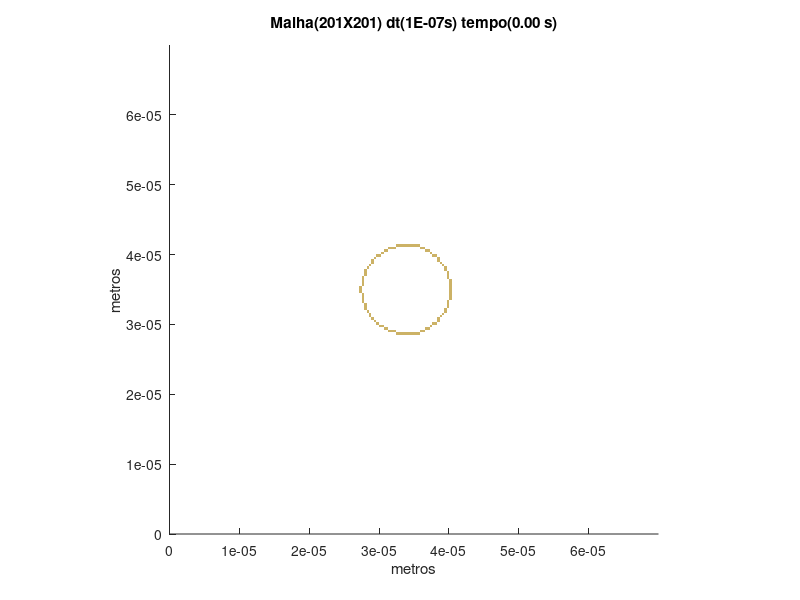

Recreate this plot in MATLAB.
set (gca,'PlotBoxAspectRatio',[1 1 1],'Xlim',[0,7E-05],'Ylim',[0,7E-05])
hold on
title('Malha(201X201) dt(1E-07s) tempo(0.00 s)')
hold on
ylabel('metros')
hold on
xlabel('metros')
hold on

fill([3.23880597014925E-05 3.23880597014925E-05 3.27363184079602E-05 3.27363184079602E-05],[2.85572139303483E-05 2.89054726368159E-05 2.89054726368159E-05 2.85572139303483E-05],[0.8,0.7,0.4],'LineStyle','none')

fill([3.27363184079602E-05 3.27363184079602E-05 3.30845771144279E-05 3.30845771144279E-05],[2.85572139303483E-05 2.89054726368159E-05 2.89054726368159E-05 2.85572139303483E-05],[0.8,0.7,0.4],'LineStyle','none')

fill([3.30845771144279E-05 3.30845771144279E-05 3.34328358208955E-05 3.34328358208955E-05],[2.85572139303483E-05 2.89054726368159E-05 2.89054726368159E-05 2.85572139303483E-05],[0.8,0.7,0.4],'LineStyle','none')

fill([3.34328358208955E-05 3.34328358208955E-05 3.37810945273632E-05 3.37810945273632E-05],[2.85572139303483E-05 2.89054726368159E-05 2.89054726368159E-05 2.85572139303483E-05],[0.8,0.7,0.4],'LineStyle','none')

fill([3.37810945273632E-05 3.37810945273632E-05 3.41293532338308E-05 3.41293532338308E-05],[2.85572139303483E-05 2.89054726368159E-05 2.89054726368159E-05 2.85572139303483E-05],[0.8,0.7,0.4],'LineStyle','none')

fill([3.41293532338308E-05 3.41293532338308E-05 3.44776119402985E-05 3.44776119402985E-05],[2.85572139303483E-05 2.89054726368159E-05 2.89054726368159E-05 2.85572139303483E-05],[0.8,0.7,0.4],'LineStyle','none')

fill([3.44776119402985E-05 3.44776119402985E-05 3.48258706467662E-05 3.48258706467662E-05],[2.85572139303483E-05 2.89054726368159E-05 2.89054726368159E-05 2.85572139303483E-05],[0.8,0.7,0.4],'LineStyle','none')

fill([3.48258706467662E-05 3.48258706467662E-05 3.51741293532338E-05 3.51741293532338E-05],[2.85572139303483E-05 2.89054726368159E-05 2.89054726368159E-05 2.85572139303483E-05],[0.8,0.7,0.4],'LineStyle','none')

fill([3.51741293532338E-05 3.51741293532338E-05 3.55223880597015E-05 3.55223880597015E-05],[2.85572139303483E-05 2.89054726368159E-05 2.89054726368159E-05 2.85572139303483E-05],[0.8,0.7,0.4],'LineStyle','none')

fill([3.55223880597015E-05 3.55223880597015E-05 3.58706467661692E-05 3.58706467661692E-05],[2.85572139303483E-05 2.89054726368159E-05 2.89054726368159E-05 2.85572139303483E-05],[0.8,0.7,0.4],'LineStyle','none')

fill([3.13432835820895E-05 3.13432835820895E-05 3.16915422885572E-05 3.16915422885572E-05],[2.89054726368159E-05 2.92537313432836E-05 2.92537313432836E-05 2.89054726368159E-05],[0.8,0.7,0.4],'LineStyle','none')

fill([3.16915422885572E-05 3.16915422885572E-05 3.20398009950249E-05 3.20398009950249E-05],[2.89054726368159E-05 2.92537313432836E-05 2.92537313432836E-05 2.89054726368159E-05],[0.8,0.7,0.4],'LineStyle','none')

fill([3.20398009950249E-05 3.20398009950249E-05 3.23880597014925E-05 3.23880597014925E-05],[2.89054726368159E-05 2.92537313432836E-05 2.92537313432836E-05 2.89054726368159E-05],[0.8,0.7,0.4],'LineStyle','none')

fill([3.58706467661692E-05 3.58706467661692E-05 3.62189054726368E-05 3.62189054726368E-05],[2.89054726368159E-05 2.92537313432836E-05 2.92537313432836E-05 2.89054726368159E-05],[0.8,0.7,0.4],'LineStyle','none')

fill([3.62189054726368E-05 3.62189054726368E-05 3.65671641791045E-05 3.65671641791045E-05],[2.89054726368159E-05 2.92537313432836E-05 2.92537313432836E-05 2.89054726368159E-05],[0.8,0.7,0.4],'LineStyle','none')

fill([3.06467661691542E-05 3.06467661691542E-05 3.09950248756219E-05 3.09950248756219E-05],[2.92537313432836E-05 2.96019900497512E-05 2.96019900497512E-05 2.92537313432836E-05],[0.8,0.7,0.4],'LineStyle','none')

fill([3.09950248756219E-05 3.09950248756219E-05 3.13432835820895E-05 3.13432835820895E-05],[2.92537313432836E-05 2.96019900497512E-05 2.96019900497512E-05 2.92537313432836E-05],[0.8,0.7,0.4],'LineStyle','none')

fill([3.65671641791045E-05 3.65671641791045E-05 3.69154228855721E-05 3.69154228855721E-05],[2.92537313432836E-05 2.96019900497512E-05 2.96019900497512E-05 2.92537313432836E-05],[0.8,0.7,0.4],'LineStyle','none')

fill([3.69154228855721E-05 3.69154228855721E-05 3.72636815920398E-05 3.72636815920398E-05],[2.92537313432836E-05 2.96019900497512E-05 2.96019900497512E-05 2.92537313432836E-05],[0.8,0.7,0.4],'LineStyle','none')

fill([2.99502487562189E-05 2.99502487562189E-05 3.02985074626866E-05 3.02985074626866E-05],[2.96019900497512E-05 2.99502487562189E-05 2.99502487562189E-05 2.96019900497512E-05],[0.8,0.7,0.4],'LineStyle','none')

fill([3.02985074626866E-05 3.02985074626866E-05 3.06467661691542E-05 3.06467661691542E-05],[2.96019900497512E-05 2.99502487562189E-05 2.99502487562189E-05 2.96019900497512E-05],[0.8,0.7,0.4],'LineStyle','none')

fill([3.72636815920398E-05 3.72636815920398E-05 3.76119402985075E-05 3.76119402985075E-05],[2.96019900497512E-05 2.99502487562189E-05 2.99502487562189E-05 2.96019900497512E-05],[0.8,0.7,0.4],'LineStyle','none')

fill([2.96019900497512E-05 2.96019900497512E-05 2.99502487562189E-05 2.99502487562189E-05],[2.99502487562189E-05 3.02985074626866E-05 3.02985074626866E-05 2.99502487562189E-05],[0.8,0.7,0.4],'LineStyle','none')

fill([3.76119402985075E-05 3.76119402985075E-05 3.79601990049751E-05 3.79601990049751E-05],[2.99502487562189E-05 3.02985074626866E-05 3.02985074626866E-05 2.99502487562189E-05],[0.8,0.7,0.4],'LineStyle','none')

fill([3.79601990049751E-05 3.79601990049751E-05 3.83084577114428E-05 3.83084577114428E-05],[2.99502487562189E-05 3.02985074626866E-05 3.02985074626866E-05 2.99502487562189E-05],[0.8,0.7,0.4],'LineStyle','none')

fill([2.92537313432836E-05 2.92537313432836E-05 2.96019900497512E-05 2.96019900497512E-05],[3.02985074626866E-05 3.06467661691542E-05 3.06467661691542E-05 3.02985074626866E-05],[0.8,0.7,0.4],'LineStyle','none')

fill([3.83084577114428E-05 3.83084577114428E-05 3.86567164179104E-05 3.86567164179104E-05],[3.02985074626866E-05 3.06467661691542E-05 3.06467661691542E-05 3.02985074626866E-05],[0.8,0.7,0.4],'LineStyle','none')

fill([2.89054726368159E-05 2.89054726368159E-05 2.92537313432836E-05 2.92537313432836E-05],[3.06467661691542E-05 3.09950248756219E-05 3.09950248756219E-05 3.06467661691542E-05],[0.8,0.7,0.4],'LineStyle','none')

fill([3.83084577114428E-05 3.83084577114428E-05 3.86567164179104E-05 3.86567164179104E-05],[3.06467661691542E-05 3.09950248756219E-05 3.09950248756219E-05 3.06467661691542E-05],[0.8,0.7,0.4],'LineStyle','none')

fill([2.85572139303483E-05 2.85572139303483E-05 2.89054726368159E-05 2.89054726368159E-05],[3.09950248756219E-05 3.13432835820895E-05 3.13432835820895E-05 3.09950248756219E-05],[0.8,0.7,0.4],'LineStyle','none')

fill([3.86567164179104E-05 3.86567164179104E-05 3.90049751243781E-05 3.90049751243781E-05],[3.09950248756219E-05 3.13432835820895E-05 3.13432835820895E-05 3.09950248756219E-05],[0.8,0.7,0.4],'LineStyle','none')

fill([2.85572139303483E-05 2.85572139303483E-05 2.89054726368159E-05 2.89054726368159E-05],[3.13432835820895E-05 3.16915422885572E-05 3.16915422885572E-05 3.13432835820895E-05],[0.8,0.7,0.4],'LineStyle','none')

fill([3.90049751243781E-05 3.90049751243781E-05 3.93532338308458E-05 3.93532338308458E-05],[3.13432835820895E-05 3.16915422885572E-05 3.16915422885572E-05 3.13432835820895E-05],[0.8,0.7,0.4],'LineStyle','none')

fill([2.82089552238806E-05 2.82089552238806E-05 2.85572139303483E-05 2.85572139303483E-05],[3.16915422885572E-05 3.20398009950249E-05 3.20398009950249E-05 3.16915422885572E-05],[0.8,0.7,0.4],'LineStyle','none')

fill([3.93532338308458E-05 3.93532338308458E-05 3.97014925373134E-05 3.97014925373134E-05],[3.16915422885572E-05 3.20398009950249E-05 3.20398009950249E-05 3.16915422885572E-05],[0.8,0.7,0.4],'LineStyle','none')

fill([2.78606965174129E-05 2.78606965174129E-05 2.82089552238806E-05 2.82089552238806E-05],[3.20398009950249E-05 3.23880597014925E-05 3.23880597014925E-05 3.20398009950249E-05],[0.8,0.7,0.4],'LineStyle','none')

fill([3.93532338308458E-05 3.93532338308458E-05 3.97014925373134E-05 3.97014925373134E-05],[3.20398009950249E-05 3.23880597014925E-05 3.23880597014925E-05 3.20398009950249E-05],[0.8,0.7,0.4],'LineStyle','none')

fill([2.78606965174129E-05 2.78606965174129E-05 2.82089552238806E-05 2.82089552238806E-05],[3.23880597014925E-05 3.27363184079602E-05 3.27363184079602E-05 3.23880597014925E-05],[0.8,0.7,0.4],'LineStyle','none')

fill([3.97014925373134E-05 3.97014925373134E-05 4.00497512437811E-05 4.00497512437811E-05],[3.23880597014925E-05 3.27363184079602E-05 3.27363184079602E-05 3.23880597014925E-05],[0.8,0.7,0.4],'LineStyle','none')

fill([2.78606965174129E-05 2.78606965174129E-05 2.82089552238806E-05 2.82089552238806E-05],[3.27363184079602E-05 3.30845771144279E-05 3.30845771144279E-05 3.27363184079602E-05],[0.8,0.7,0.4],'LineStyle','none')

fill([3.97014925373134E-05 3.97014925373134E-05 4.00497512437811E-05 4.00497512437811E-05],[3.27363184079602E-05 3.30845771144279E-05 3.30845771144279E-05 3.27363184079602E-05],[0.8,0.7,0.4],'LineStyle','none')

fill([2.75124378109453E-05 2.75124378109453E-05 2.78606965174129E-05 2.78606965174129E-05],[3.30845771144279E-05 3.34328358208955E-05 3.34328358208955E-05 3.30845771144279E-05],[0.8,0.7,0.4],'LineStyle','none')

fill([3.97014925373134E-05 3.97014925373134E-05 4.00497512437811E-05 4.00497512437811E-05],[3.30845771144279E-05 3.34328358208955E-05 3.34328358208955E-05 3.30845771144279E-05],[0.8,0.7,0.4],'LineStyle','none')

fill([2.75124378109453E-05 2.75124378109453E-05 2.78606965174129E-05 2.78606965174129E-05],[3.34328358208955E-05 3.37810945273632E-05 3.37810945273632E-05 3.34328358208955E-05],[0.8,0.7,0.4],'LineStyle','none')

fill([4.00497512437811E-05 4.00497512437811E-05 4.03980099502488E-05 4.03980099502488E-05],[3.34328358208955E-05 3.37810945273632E-05 3.37810945273632E-05 3.34328358208955E-05],[0.8,0.7,0.4],'LineStyle','none')

fill([2.75124378109453E-05 2.75124378109453E-05 2.78606965174129E-05 2.78606965174129E-05],[3.37810945273632E-05 3.41293532338308E-05 3.41293532338308E-05 3.37810945273632E-05],[0.8,0.7,0.4],'LineStyle','none')

fill([4.00497512437811E-05 4.00497512437811E-05 4.03980099502488E-05 4.03980099502488E-05],[3.37810945273632E-05 3.41293532338308E-05 3.41293532338308E-05 3.37810945273632E-05],[0.8,0.7,0.4],'LineStyle','none')

fill([2.75124378109453E-05 2.75124378109453E-05 2.78606965174129E-05 2.78606965174129E-05],[3.41293532338308E-05 3.44776119402985E-05 3.44776119402985E-05 3.41293532338308E-05],[0.8,0.7,0.4],'LineStyle','none')

fill([4.00497512437811E-05 4.00497512437811E-05 4.03980099502488E-05 4.03980099502488E-05],[3.41293532338308E-05 3.44776119402985E-05 3.44776119402985E-05 3.41293532338308E-05],[0.8,0.7,0.4],'LineStyle','none')

fill([2.71641791044776E-05 2.71641791044776E-05 2.75124378109453E-05 2.75124378109453E-05],[3.44776119402985E-05 3.48258706467662E-05 3.48258706467662E-05 3.44776119402985E-05],[0.8,0.7,0.4],'LineStyle','none')

fill([4.00497512437811E-05 4.00497512437811E-05 4.03980099502488E-05 4.03980099502488E-05],[3.44776119402985E-05 3.48258706467662E-05 3.48258706467662E-05 3.44776119402985E-05],[0.8,0.7,0.4],'LineStyle','none')

fill([2.71641791044776E-05 2.71641791044776E-05 2.75124378109453E-05 2.75124378109453E-05],[3.48258706467662E-05 3.51741293532338E-05 3.51741293532338E-05 3.48258706467662E-05],[0.8,0.7,0.4],'LineStyle','none')

fill([4.00497512437811E-05 4.00497512437811E-05 4.03980099502488E-05 4.03980099502488E-05],[3.48258706467662E-05 3.51741293532338E-05 3.51741293532338E-05 3.48258706467662E-05],[0.8,0.7,0.4],'LineStyle','none')

fill([2.71641791044776E-05 2.71641791044776E-05 2.75124378109453E-05 2.75124378109453E-05],[3.51741293532338E-05 3.55223880597015E-05 3.55223880597015E-05 3.51741293532338E-05],[0.8,0.7,0.4],'LineStyle','none')

fill([4.00497512437811E-05 4.00497512437811E-05 4.03980099502488E-05 4.03980099502488E-05],[3.51741293532338E-05 3.55223880597015E-05 3.55223880597015E-05 3.51741293532338E-05],[0.8,0.7,0.4],'LineStyle','none')

fill([2.75124378109453E-05 2.75124378109453E-05 2.78606965174129E-05 2.78606965174129E-05],[3.55223880597015E-05 3.58706467661692E-05 3.58706467661692E-05 3.55223880597015E-05],[0.8,0.7,0.4],'LineStyle','none')

fill([4.00497512437811E-05 4.00497512437811E-05 4.03980099502488E-05 4.03980099502488E-05],[3.55223880597015E-05 3.58706467661692E-05 3.58706467661692E-05 3.55223880597015E-05],[0.8,0.7,0.4],'LineStyle','none')

fill([2.75124378109453E-05 2.75124378109453E-05 2.78606965174129E-05 2.78606965174129E-05],[3.58706467661692E-05 3.62189054726368E-05 3.62189054726368E-05 3.58706467661692E-05],[0.8,0.7,0.4],'LineStyle','none')

fill([4.00497512437811E-05 4.00497512437811E-05 4.03980099502488E-05 4.03980099502488E-05],[3.58706467661692E-05 3.62189054726368E-05 3.62189054726368E-05 3.58706467661692E-05],[0.8,0.7,0.4],'LineStyle','none')

fill([2.75124378109453E-05 2.75124378109453E-05 2.78606965174129E-05 2.78606965174129E-05],[3.62189054726368E-05 3.65671641791045E-05 3.65671641791045E-05 3.62189054726368E-05],[0.8,0.7,0.4],'LineStyle','none')

fill([4.00497512437811E-05 4.00497512437811E-05 4.03980099502488E-05 4.03980099502488E-05],[3.62189054726368E-05 3.65671641791045E-05 3.65671641791045E-05 3.62189054726368E-05],[0.8,0.7,0.4],'LineStyle','none')

fill([2.75124378109453E-05 2.75124378109453E-05 2.78606965174129E-05 2.78606965174129E-05],[3.65671641791045E-05 3.69154228855721E-05 3.69154228855721E-05 3.65671641791045E-05],[0.8,0.7,0.4],'LineStyle','none')

fill([3.97014925373134E-05 3.97014925373134E-05 4.00497512437811E-05 4.00497512437811E-05],[3.65671641791045E-05 3.69154228855721E-05 3.69154228855721E-05 3.65671641791045E-05],[0.8,0.7,0.4],'LineStyle','none')

fill([2.78606965174129E-05 2.78606965174129E-05 2.82089552238806E-05 2.82089552238806E-05],[3.69154228855721E-05 3.72636815920398E-05 3.72636815920398E-05 3.69154228855721E-05],[0.8,0.7,0.4],'LineStyle','none')

fill([3.97014925373134E-05 3.97014925373134E-05 4.00497512437811E-05 4.00497512437811E-05],[3.69154228855721E-05 3.72636815920398E-05 3.72636815920398E-05 3.69154228855721E-05],[0.8,0.7,0.4],'LineStyle','none')

fill([2.78606965174129E-05 2.78606965174129E-05 2.82089552238806E-05 2.82089552238806E-05],[3.72636815920398E-05 3.76119402985075E-05 3.76119402985075E-05 3.72636815920398E-05],[0.8,0.7,0.4],'LineStyle','none')

fill([3.97014925373134E-05 3.97014925373134E-05 4.00497512437811E-05 4.00497512437811E-05],[3.72636815920398E-05 3.76119402985075E-05 3.76119402985075E-05 3.72636815920398E-05],[0.8,0.7,0.4],'LineStyle','none')

fill([2.78606965174129E-05 2.78606965174129E-05 2.82089552238806E-05 2.82089552238806E-05],[3.76119402985075E-05 3.79601990049751E-05 3.79601990049751E-05 3.76119402985075E-05],[0.8,0.7,0.4],'LineStyle','none')

fill([3.93532338308458E-05 3.93532338308458E-05 3.97014925373134E-05 3.97014925373134E-05],[3.76119402985075E-05 3.79601990049751E-05 3.79601990049751E-05 3.76119402985075E-05],[0.8,0.7,0.4],'LineStyle','none')

fill([2.82089552238806E-05 2.82089552238806E-05 2.85572139303483E-05 2.85572139303483E-05],[3.79601990049751E-05 3.83084577114428E-05 3.83084577114428E-05 3.79601990049751E-05],[0.8,0.7,0.4],'LineStyle','none')

fill([3.93532338308458E-05 3.93532338308458E-05 3.97014925373134E-05 3.97014925373134E-05],[3.79601990049751E-05 3.83084577114428E-05 3.83084577114428E-05 3.79601990049751E-05],[0.8,0.7,0.4],'LineStyle','none')

fill([2.85572139303483E-05 2.85572139303483E-05 2.89054726368159E-05 2.89054726368159E-05],[3.83084577114428E-05 3.86567164179104E-05 3.86567164179104E-05 3.83084577114428E-05],[0.8,0.7,0.4],'LineStyle','none')

fill([3.90049751243781E-05 3.90049751243781E-05 3.93532338308458E-05 3.93532338308458E-05],[3.83084577114428E-05 3.86567164179104E-05 3.86567164179104E-05 3.83084577114428E-05],[0.8,0.7,0.4],'LineStyle','none')

fill([2.89054726368159E-05 2.89054726368159E-05 2.92537313432836E-05 2.92537313432836E-05],[3.86567164179104E-05 3.90049751243781E-05 3.90049751243781E-05 3.86567164179104E-05],[0.8,0.7,0.4],'LineStyle','none')

fill([3.86567164179104E-05 3.86567164179104E-05 3.90049751243781E-05 3.90049751243781E-05],[3.86567164179104E-05 3.90049751243781E-05 3.90049751243781E-05 3.86567164179104E-05],[0.8,0.7,0.4],'LineStyle','none')

fill([2.89054726368159E-05 2.89054726368159E-05 2.92537313432836E-05 2.92537313432836E-05],[3.90049751243781E-05 3.93532338308458E-05 3.93532338308458E-05 3.90049751243781E-05],[0.8,0.7,0.4],'LineStyle','none')

fill([3.83084577114428E-05 3.83084577114428E-05 3.86567164179104E-05 3.86567164179104E-05],[3.90049751243781E-05 3.93532338308458E-05 3.93532338308458E-05 3.90049751243781E-05],[0.8,0.7,0.4],'LineStyle','none')

fill([2.92537313432836E-05 2.92537313432836E-05 2.96019900497512E-05 2.96019900497512E-05],[3.93532338308458E-05 3.97014925373134E-05 3.97014925373134E-05 3.93532338308458E-05],[0.8,0.7,0.4],'LineStyle','none')

fill([3.83084577114428E-05 3.83084577114428E-05 3.86567164179104E-05 3.86567164179104E-05],[3.93532338308458E-05 3.97014925373134E-05 3.97014925373134E-05 3.93532338308458E-05],[0.8,0.7,0.4],'LineStyle','none')

fill([2.96019900497512E-05 2.96019900497512E-05 2.99502487562189E-05 2.99502487562189E-05],[3.97014925373134E-05 4.00497512437811E-05 4.00497512437811E-05 3.97014925373134E-05],[0.8,0.7,0.4],'LineStyle','none')

fill([2.99502487562189E-05 2.99502487562189E-05 3.02985074626866E-05 3.02985074626866E-05],[3.97014925373134E-05 4.00497512437811E-05 4.00497512437811E-05 3.97014925373134E-05],[0.8,0.7,0.4],'LineStyle','none')

fill([3.76119402985075E-05 3.76119402985075E-05 3.79601990049751E-05 3.79601990049751E-05],[3.97014925373134E-05 4.00497512437811E-05 4.00497512437811E-05 3.97014925373134E-05],[0.8,0.7,0.4],'LineStyle','none')

fill([3.79601990049751E-05 3.79601990049751E-05 3.83084577114428E-05 3.83084577114428E-05],[3.97014925373134E-05 4.00497512437811E-05 4.00497512437811E-05 3.97014925373134E-05],[0.8,0.7,0.4],'LineStyle','none')

fill([3.02985074626866E-05 3.02985074626866E-05 3.06467661691542E-05 3.06467661691542E-05],[4.00497512437811E-05 4.03980099502488E-05 4.03980099502488E-05 4.00497512437811E-05],[0.8,0.7,0.4],'LineStyle','none')

fill([3.72636815920398E-05 3.72636815920398E-05 3.76119402985075E-05 3.76119402985075E-05],[4.00497512437811E-05 4.03980099502488E-05 4.03980099502488E-05 4.00497512437811E-05],[0.8,0.7,0.4],'LineStyle','none')

fill([3.06467661691542E-05 3.06467661691542E-05 3.09950248756219E-05 3.09950248756219E-05],[4.03980099502488E-05 4.07462686567164E-05 4.07462686567164E-05 4.03980099502488E-05],[0.8,0.7,0.4],'LineStyle','none')

fill([3.09950248756219E-05 3.09950248756219E-05 3.13432835820895E-05 3.13432835820895E-05],[4.03980099502488E-05 4.07462686567164E-05 4.07462686567164E-05 4.03980099502488E-05],[0.8,0.7,0.4],'LineStyle','none')

fill([3.65671641791045E-05 3.65671641791045E-05 3.69154228855721E-05 3.69154228855721E-05],[4.03980099502488E-05 4.07462686567164E-05 4.07462686567164E-05 4.03980099502488E-05],[0.8,0.7,0.4],'LineStyle','none')

fill([3.69154228855721E-05 3.69154228855721E-05 3.72636815920398E-05 3.72636815920398E-05],[4.03980099502488E-05 4.07462686567164E-05 4.07462686567164E-05 4.03980099502488E-05],[0.8,0.7,0.4],'LineStyle','none')

fill([3.13432835820895E-05 3.13432835820895E-05 3.16915422885572E-05 3.16915422885572E-05],[4.07462686567164E-05 4.10945273631841E-05 4.10945273631841E-05 4.07462686567164E-05],[0.8,0.7,0.4],'LineStyle','none')

fill([3.16915422885572E-05 3.16915422885572E-05 3.20398009950249E-05 3.20398009950249E-05],[4.07462686567164E-05 4.10945273631841E-05 4.10945273631841E-05 4.07462686567164E-05],[0.8,0.7,0.4],'LineStyle','none')

fill([3.20398009950249E-05 3.20398009950249E-05 3.23880597014925E-05 3.23880597014925E-05],[4.07462686567164E-05 4.10945273631841E-05 4.10945273631841E-05 4.07462686567164E-05],[0.8,0.7,0.4],'LineStyle','none')

fill([3.58706467661692E-05 3.58706467661692E-05 3.62189054726368E-05 3.62189054726368E-05],[4.07462686567164E-05 4.10945273631841E-05 4.10945273631841E-05 4.07462686567164E-05],[0.8,0.7,0.4],'LineStyle','none')

fill([3.62189054726368E-05 3.62189054726368E-05 3.65671641791045E-05 3.65671641791045E-05],[4.07462686567164E-05 4.10945273631841E-05 4.10945273631841E-05 4.07462686567164E-05],[0.8,0.7,0.4],'LineStyle','none')

fill([3.23880597014925E-05 3.23880597014925E-05 3.27363184079602E-05 3.27363184079602E-05],[4.10945273631841E-05 4.14427860696517E-05 4.14427860696517E-05 4.10945273631841E-05],[0.8,0.7,0.4],'LineStyle','none')

fill([3.27363184079602E-05 3.27363184079602E-05 3.30845771144279E-05 3.30845771144279E-05],[4.10945273631841E-05 4.14427860696517E-05 4.14427860696517E-05 4.10945273631841E-05],[0.8,0.7,0.4],'LineStyle','none')

fill([3.30845771144279E-05 3.30845771144279E-05 3.34328358208955E-05 3.34328358208955E-05],[4.10945273631841E-05 4.14427860696517E-05 4.14427860696517E-05 4.10945273631841E-05],[0.8,0.7,0.4],'LineStyle','none')

fill([3.34328358208955E-05 3.34328358208955E-05 3.37810945273632E-05 3.37810945273632E-05],[4.10945273631841E-05 4.14427860696517E-05 4.14427860696517E-05 4.10945273631841E-05],[0.8,0.7,0.4],'LineStyle','none')

fill([3.37810945273632E-05 3.37810945273632E-05 3.41293532338308E-05 3.41293532338308E-05],[4.10945273631841E-05 4.14427860696517E-05 4.14427860696517E-05 4.10945273631841E-05],[0.8,0.7,0.4],'LineStyle','none')

fill([3.41293532338308E-05 3.41293532338308E-05 3.44776119402985E-05 3.44776119402985E-05],[4.10945273631841E-05 4.14427860696517E-05 4.14427860696517E-05 4.10945273631841E-05],[0.8,0.7,0.4],'LineStyle','none')

fill([3.44776119402985E-05 3.44776119402985E-05 3.48258706467662E-05 3.48258706467662E-05],[4.10945273631841E-05 4.14427860696517E-05 4.14427860696517E-05 4.10945273631841E-05],[0.8,0.7,0.4],'LineStyle','none')

fill([3.48258706467662E-05 3.48258706467662E-05 3.51741293532338E-05 3.51741293532338E-05],[4.10945273631841E-05 4.14427860696517E-05 4.14427860696517E-05 4.10945273631841E-05],[0.8,0.7,0.4],'LineStyle','none')

fill([3.51741293532338E-05 3.51741293532338E-05 3.55223880597015E-05 3.55223880597015E-05],[4.10945273631841E-05 4.14427860696517E-05 4.14427860696517E-05 4.10945273631841E-05],[0.8,0.7,0.4],'LineStyle','none')

fill([3.55223880597015E-05 3.55223880597015E-05 3.58706467661692E-05 3.58706467661692E-05],[4.10945273631841E-05 4.14427860696517E-05 4.14427860696517E-05 4.10945273631841E-05],[0.8,0.7,0.4],'LineStyle','none')
